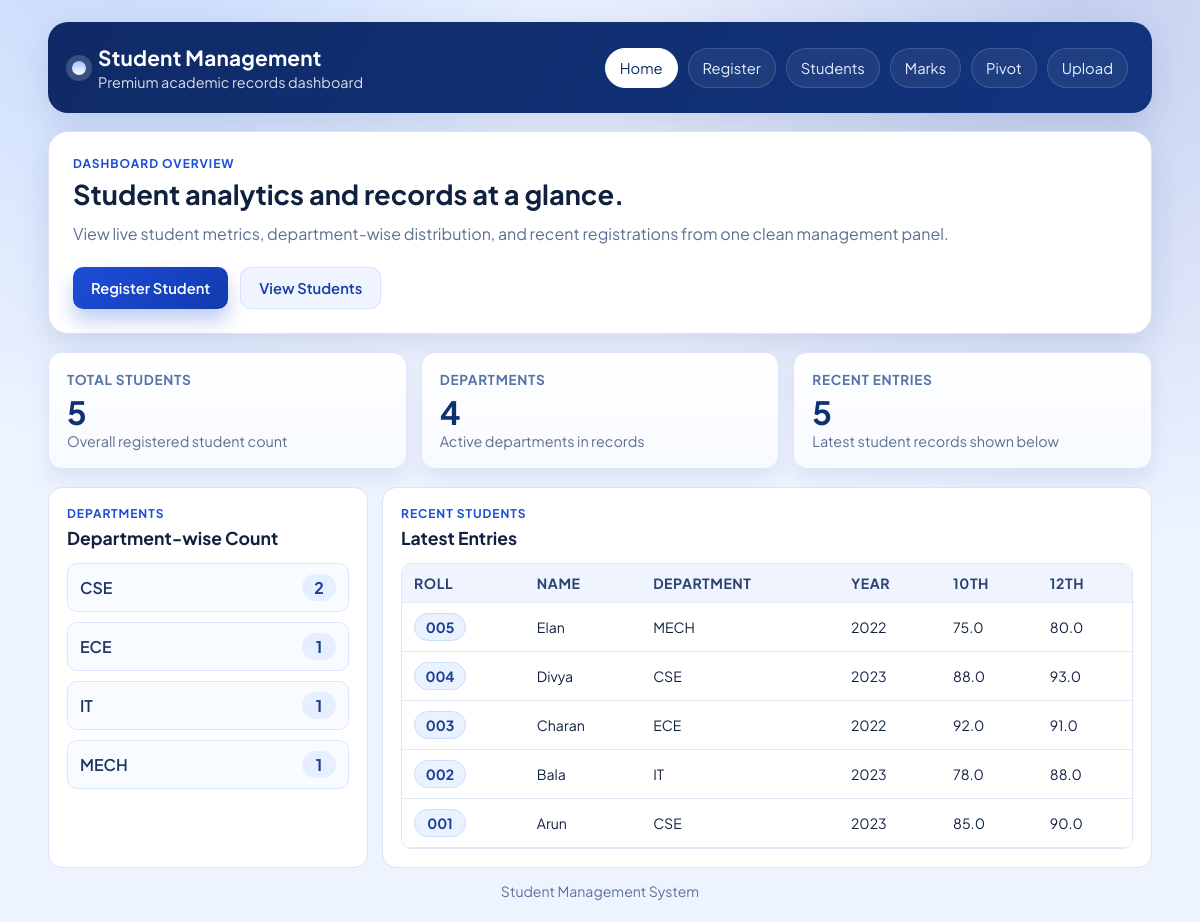
The page / on the database its author committed.
### tables this page shows
CREATE TABLE students (
            id INTEGER PRIMARY KEY AUTOINCREMENT,
            name TEXT NOT NULL,
            department TEXT NOT NULL,
            year_of_joining INTEGER NOT NULL,
            tenth_mark REAL NOT NULL,
            twelfth_mark REAL NOT NULL,
            aadhar_number TEXT NOT NULL,
            pan_number TEXT NOT NULL
        , roll_number TEXT);

### app.py (the view)
@app.route("/")
def home():
    conn = get_db_connection()
    total_students_row = conn.execute(
        "SELECT COUNT(*) AS total_students FROM students"
    ).fetchone()
    department_counts = conn.execute(
        """
        SELECT department, COUNT(*) AS student_count
        FROM students
        GROUP BY department
        ORDER BY student_count DESC, department ASC
        """
    ).fetchall()
    recent_students = conn.execute(
        "SELECT * FROM students ORDER BY id DESC LIMIT 8"
    ).fetchall()
    conn.close()
    return render_template(
        "home.html",
        total_students=total_students_row["total_students"],
        department_counts=department_counts,
        recent_students=recent_students,
    )

### app.py (called while the page is built)
def get_db_connection():
    conn = sqlite3.connect(DATABASE)
    conn.row_factory = sqlite3.Row
    conn.execute("PRAGMA foreign_keys = ON")
    return conn

### templates/home.html (shortened to what this page needs)
<!DOCTYPE html>
<html lang="en">
<head>
    <link rel="stylesheet" href="{{ url_for('static', filename='style.css') }}" />
</head>
<body>
    <div class="page-shell">
        <header class="topbar">
            <div class="brand-block">
                <span class="brand-dot"></span>
                <div>
                    <h1>Student Management</h1>
                    <p>Premium academic records dashboard</p>
                </div>
            </div>
            <nav class="nav-links">
                <a class="nav-link active" href="{{ url_for('home') }}">Home</a>
                <a class="nav-link" href="{{ url_for('register_student') }}">Register</a>
                <a class="nav-link" href="{{ url_for('students_list') }}">Students</a>
                <a class="nav-link" href="{{ url_for('marks_management') }}">Marks</a>
                <a class="nav-link" href="{{ url_for('marks_pivot_table') }}">Pivot</a>
                <a class="nav-link" href="{{ url_for('bulk_upload_students') }}">Upload</a>
            </nav>
        </header>
        <main class="content-grid">
            <section class="hero-card">
                <p class="eyebrow">Dashboard Overview</p>
                <h2>Student analytics and records at a glance.</h2>
                <p class="muted">
                    View live student metrics, department-wise distribution, and recent
                    registrations from one clean management panel.
                </p>
                <div class="actions">
                    <a class="btn btn-primary" href="{{ url_for('register_student') }}">Register Student</a>
                    <a class="btn btn-secondary" href="{{ url_for('students_list') }}">View Students</a>
                </div>
            </section>
            <section class="metrics-grid">
                <article class="metric-card">
                    <p class="metric-label">Total Students</p>
                    <h3 class="metric-value">{{ total_students }}</h3>
                    <p class="metric-note">Overall registered student count</p>
                </article>
                <article class="metric-card">
                    <p class="metric-label">Departments</p>
                    <h3 class="metric-value">{{ department_counts|length }}</h3>
                    <p class="metric-note">Active departments in records</p>
                </article>
                <article class="metric-card">
                    <p class="metric-label">Recent Entries</p>
                    <h3 class="metric-value">{{ recent_students|length }}</h3>
                    <p class="metric-note">Latest student records shown below</p>
                </article>
            </section>
            <section class="dashboard-panels">
                <article class="panel-card">
                    <div class="panel-head">
                        <p class="eyebrow">Departments</p>
                        <h3>Department-wise Count</h3>
                    </div>
                    {% if department_counts %}
                    <div class="dept-list">
                        {% for row in department_counts %}
                        <div class="dept-item">
                            <span class="dept-name">{{ row.department }}</span>
                            <span class="dept-count">{{ row.student_count }}</span>
                        </div>
                        {% endfor %}
                    </div>
                    {% else %}
                    <p class="muted">No department data available yet.</p>
                    {% endif %}
                </article>
                <article class="panel-card">
                    <div class="panel-head">
                        <p class="eyebrow">Recent Students</p>
                        <h3>Latest Entries</h3>
                    </div>
                    {% if recent_students %}
                    <div class="recent-table-wrap">
                        <table class="compact-table">
                            <thead>
                                <tr>
                                    <th>Roll</th>
                                    <th>Name</th>
                                    <th>Department</th>
                                    <th>Year</th>
                                    <th>10th</th>
                                    <th>12th</th>
                                </tr>
                            </thead>
                            <tbody>
                                {% for student in recent_students %}
                                <tr>
                                    <td><span class="roll-pill">{{ student.roll_number }}</span></td>
                                    <td>{{ student.name }}</td>
                                    <td>{{ student.department }}</td>
                                    <td>{{ student.year_of_joining }}</td>
                                    <td>{{ student.tenth_mark }}</td>
                                    <td>{{ student.twelfth_mark }}</td>
                                </tr>
                                {% endfor %}
                            </tbody>
                        </table>
                    </div>
                    {% else %}
                    <p class="muted">No student entries available yet.</p>
                    {% endif %}
                </article>
            </section>
        </main>
        <footer class="footer-note">
            <p>Student Management System</p>
        </footer>
    </div>
 </body>
</html>

### rows shown on the page
students: roll_number "005", name "Elan", department "MECH", year_of_joining "2022", tenth_mark "75.0", twelfth_mark "80.0"
students: roll_number "004", name "Divya", department "CSE", year_of_joining "2023", tenth_mark "88.0", twelfth_mark "93.0"
students: roll_number "003", name "Charan", department "ECE", year_of_joining "2022", tenth_mark "92.0", twelfth_mark "91.0"
students: roll_number "002", name "Bala", department "IT", year_of_joining "2023", tenth_mark "78.0", twelfth_mark "88.0"
students: roll_number "001", name "Arun", department "CSE", year_of_joining "2023", tenth_mark "85.0", twelfth_mark "90.0"

### other values the page prints
{{ total_students }} "5"
{{ department_counts|length }} "4"
{{ recent_students|length }} "5"
{{ row.department }} "CSE" "ECE" "IT" "MECH"
{{ row.student_count }} "2" "1" "1" "1"
